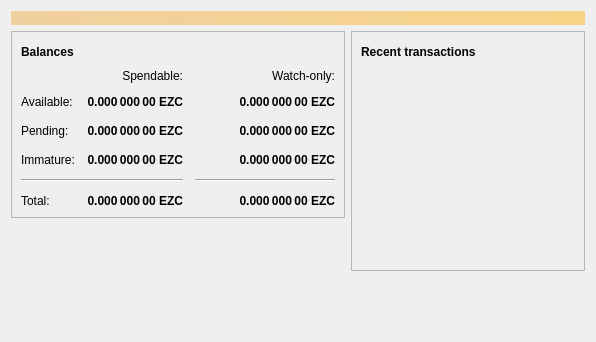
<?xml version="1.0" encoding="UTF-8"?>
<ui version="4.0">
 <class>OverviewPage</class>
 <widget class="QWidget" name="OverviewPage">
  <property name="geometry">
   <rect>
    <x>0</x>
    <y>0</y>
    <width>596</width>
    <height>342</height>
   </rect>
  </property>
  <property name="windowTitle">
   <string>Form</string>
  </property>
  <layout class="QVBoxLayout" name="topLayout">
   <item>
    <widget class="QLabel" name="labelAlerts">
     <property name="visible">
      <bool>false</bool>
     </property>
     <property name="styleSheet">
      <string notr="true">QLabel { background-color: qlineargradient(x1: 0, y1: 0, x2: 1, y2: 0, stop:0 #F0D0A0, stop:1 #F8D488); color:#000000; }</string>
     </property>
     <property name="wordWrap">
      <bool>true</bool>
     </property>
     <property name="margin">
      <number>3</number>
     </property>
     <property name="textInteractionFlags">
      <set>Qt::TextSelectableByMouse</set>
     </property>
    </widget>
   </item>
   <item>
    <layout class="QHBoxLayout" name="horizontalLayout" stretch="1,1">
     <item>
      <layout class="QVBoxLayout" name="verticalLayout_2">
       <item>
        <widget class="QFrame" name="frame">
         <property name="frameShape">
          <enum>QFrame::StyledPanel</enum>
         </property>
         <property name="frameShadow">
          <enum>QFrame::Raised</enum>
         </property>
         <layout class="QVBoxLayout" name="verticalLayout_4">
          <item>
           <layout class="QHBoxLayout" name="horizontalLayout_4">
            <item>
             <widget class="QLabel" name="label_5">
              <property name="font">
               <font>
                <weight>75</weight>
                <bold>true</bold>
               </font>
              </property>
              <property name="text">
               <string>Balances</string>
              </property>
             </widget>
            </item>
            <item>
             <widget class="QPushButton" name="labelWalletStatus">
              <property name="enabled">
               <bool>true</bool>
              </property>
              <property name="maximumSize">
               <size>
                <width>30</width>
                <height>16777215</height>
               </size>
              </property>
              <property name="toolTip">
               <string>The displayed information may be out of date. Your wallet automatically synchronizes with the EZCoin network after a connection is established, but this process has not completed yet.</string>
              </property>
              <property name="text">
               <string/>
              </property>
              <property name="icon">
               <iconset resource="../bitcoin.qrc">
                <normaloff>:/icons/warning</normaloff>
                <disabledoff>:/icons/warning</disabledoff>:/icons/warning</iconset>
              </property>
              <property name="iconSize">
               <size>
                <width>24</width>
                <height>24</height>
               </size>
              </property>
              <property name="flat">
               <bool>true</bool>
              </property>
             </widget>
            </item>
            <item>
             <spacer name="horizontalSpacer_3">
              <property name="orientation">
               <enum>Qt::Horizontal</enum>
              </property>
              <property name="sizeHint" stdset="0">
               <size>
                <width>40</width>
                <height>20</height>
               </size>
              </property>
             </spacer>
            </item>
           </layout>
          </item>
          <item>
           <layout class="QGridLayout" name="gridLayout">
            <property name="spacing">
             <number>12</number>
            </property>
            <item row="2" column="2">
             <widget class="QLabel" name="labelWatchPending">
              <property name="font">
               <font>
                <weight>75</weight>
                <bold>true</bold>
               </font>
              </property>
              <property name="cursor">
               <cursorShape>IBeamCursor</cursorShape>
              </property>
              <property name="toolTip">
               <string>Unconfirmed transactions to watch-only addresses</string>
              </property>
              <property name="text">
               <string notr="true">0.000 000 00 EZC</string>
              </property>
              <property name="alignment">
               <set>Qt::AlignRight|Qt::AlignTrailing|Qt::AlignVCenter</set>
              </property>
              <property name="textInteractionFlags">
               <set>Qt::LinksAccessibleByMouse|Qt::TextSelectableByKeyboard|Qt::TextSelectableByMouse</set>
              </property>
             </widget>
            </item>
            <item row="2" column="1">
             <widget class="QLabel" name="labelUnconfirmed">
              <property name="font">
               <font>
                <weight>75</weight>
                <bold>true</bold>
               </font>
              </property>
              <property name="cursor">
               <cursorShape>IBeamCursor</cursorShape>
              </property>
              <property name="toolTip">
               <string>Total of transactions that have yet to be confirmed, and do not yet count toward the spendable balance</string>
              </property>
              <property name="text">
               <string notr="true">0.000 000 00 EZC</string>
              </property>
              <property name="alignment">
               <set>Qt::AlignRight|Qt::AlignTrailing|Qt::AlignVCenter</set>
              </property>
              <property name="textInteractionFlags">
               <set>Qt::LinksAccessibleByMouse|Qt::TextSelectableByKeyboard|Qt::TextSelectableByMouse</set>
              </property>
             </widget>
            </item>
            <item row="3" column="2">
             <widget class="QLabel" name="labelWatchImmature">
              <property name="font">
               <font>
                <weight>75</weight>
                <bold>true</bold>
               </font>
              </property>
              <property name="cursor">
               <cursorShape>IBeamCursor</cursorShape>
              </property>
              <property name="toolTip">
               <string>Mined balance in watch-only addresses that has not yet matured</string>
              </property>
              <property name="text">
               <string notr="true">0.000 000 00 EZC</string>
              </property>
              <property name="alignment">
               <set>Qt::AlignRight|Qt::AlignTrailing|Qt::AlignVCenter</set>
              </property>
              <property name="textInteractionFlags">
               <set>Qt::LinksAccessibleByMouse|Qt::TextSelectableByKeyboard|Qt::TextSelectableByMouse</set>
              </property>
             </widget>
            </item>
            <item row="4" column="0" colspan="2">
             <widget class="Line" name="line">
              <property name="orientation">
               <enum>Qt::Horizontal</enum>
              </property>
             </widget>
            </item>
            <item row="4" column="2">
             <widget class="Line" name="lineWatchBalance">
              <property name="sizePolicy">
               <sizepolicy hsizetype="Preferred" vsizetype="Fixed">
                <horstretch>0</horstretch>
                <verstretch>0</verstretch>
               </sizepolicy>
              </property>
              <property name="minimumSize">
               <size>
                <width>140</width>
                <height>0</height>
               </size>
              </property>
              <property name="orientation">
               <enum>Qt::Horizontal</enum>
              </property>
             </widget>
            </item>
            <item row="5" column="0">
             <widget class="QLabel" name="labelTotalText">
              <property name="text">
               <string>Total:</string>
              </property>
             </widget>
            </item>
            <item row="3" column="1">
             <widget class="QLabel" name="labelImmature">
              <property name="font">
               <font>
                <weight>75</weight>
                <bold>true</bold>
               </font>
              </property>
              <property name="cursor">
               <cursorShape>IBeamCursor</cursorShape>
              </property>
              <property name="toolTip">
               <string>Mined balance that has not yet matured</string>
              </property>
              <property name="text">
               <string notr="true">0.000 000 00 EZC</string>
              </property>
              <property name="alignment">
               <set>Qt::AlignRight|Qt::AlignTrailing|Qt::AlignVCenter</set>
              </property>
              <property name="textInteractionFlags">
               <set>Qt::LinksAccessibleByMouse|Qt::TextSelectableByKeyboard|Qt::TextSelectableByMouse</set>
              </property>
             </widget>
            </item>
            <item row="2" column="3">
             <spacer name="horizontalSpacer_2">
              <property name="orientation">
               <enum>Qt::Horizontal</enum>
              </property>
              <property name="sizeHint" stdset="0">
               <size>
                <width>40</width>
                <height>20</height>
               </size>
              </property>
             </spacer>
            </item>
            <item row="3" column="0">
             <widget class="QLabel" name="labelImmatureText">
              <property name="text">
               <string>Immature:</string>
              </property>
             </widget>
            </item>
            <item row="5" column="1">
             <widget class="QLabel" name="labelTotal">
              <property name="font">
               <font>
                <weight>75</weight>
                <bold>true</bold>
               </font>
              </property>
              <property name="cursor">
               <cursorShape>IBeamCursor</cursorShape>
              </property>
              <property name="toolTip">
               <string>Your current total balance</string>
              </property>
              <property name="text">
               <string notr="true">0.000 000 00 EZC</string>
              </property>
              <property name="alignment">
               <set>Qt::AlignRight|Qt::AlignTrailing|Qt::AlignVCenter</set>
              </property>
              <property name="textInteractionFlags">
               <set>Qt::LinksAccessibleByMouse|Qt::TextSelectableByKeyboard|Qt::TextSelectableByMouse</set>
              </property>
             </widget>
            </item>
            <item row="5" column="2">
             <widget class="QLabel" name="labelWatchTotal">
              <property name="font">
               <font>
                <weight>75</weight>
                <bold>true</bold>
               </font>
              </property>
              <property name="cursor">
               <cursorShape>IBeamCursor</cursorShape>
              </property>
              <property name="toolTip">
               <string>Current total balance in watch-only addresses</string>
              </property>
              <property name="text">
               <string notr="true">0.000 000 00 EZC</string>
              </property>
              <property name="alignment">
               <set>Qt::AlignRight|Qt::AlignTrailing|Qt::AlignVCenter</set>
              </property>
              <property name="textInteractionFlags">
               <set>Qt::LinksAccessibleByMouse|Qt::TextSelectableByKeyboard|Qt::TextSelectableByMouse</set>
              </property>
             </widget>
            </item>
            <item row="0" column="2">
             <widget class="QLabel" name="labelWatchonly">
              <property name="text">
               <string>Watch-only:</string>
              </property>
              <property name="alignment">
               <set>Qt::AlignRight|Qt::AlignTrailing|Qt::AlignVCenter</set>
              </property>
             </widget>
            </item>
            <item row="1" column="0">
             <widget class="QLabel" name="labelBalanceText">
              <property name="text">
               <string>Available:</string>
              </property>
             </widget>
            </item>
            <item row="1" column="1">
             <widget class="QLabel" name="labelBalance">
              <property name="font">
               <font>
                <weight>75</weight>
                <bold>true</bold>
               </font>
              </property>
              <property name="cursor">
               <cursorShape>IBeamCursor</cursorShape>
              </property>
              <property name="toolTip">
               <string>Your current spendable balance</string>
              </property>
              <property name="text">
               <string notr="true">0.000 000 00 EZC</string>
              </property>
              <property name="alignment">
               <set>Qt::AlignRight|Qt::AlignTrailing|Qt::AlignVCenter</set>
              </property>
              <property name="textInteractionFlags">
               <set>Qt::LinksAccessibleByMouse|Qt::TextSelectableByKeyboard|Qt::TextSelectableByMouse</set>
              </property>
             </widget>
            </item>
            <item row="1" column="2">
             <widget class="QLabel" name="labelWatchAvailable">
              <property name="font">
               <font>
                <weight>75</weight>
                <bold>true</bold>
               </font>
              </property>
              <property name="cursor">
               <cursorShape>IBeamCursor</cursorShape>
              </property>
              <property name="toolTip">
               <string>Your current balance in watch-only addresses</string>
              </property>
              <property name="text">
               <string notr="true">0.000 000 00 EZC</string>
              </property>
              <property name="alignment">
               <set>Qt::AlignRight|Qt::AlignTrailing|Qt::AlignVCenter</set>
              </property>
              <property name="textInteractionFlags">
               <set>Qt::LinksAccessibleByMouse|Qt::TextSelectableByKeyboard|Qt::TextSelectableByMouse</set>
              </property>
             </widget>
            </item>
            <item row="2" column="0">
             <widget class="QLabel" name="labelPendingText">
              <property name="text">
               <string>Pending:</string>
              </property>
             </widget>
            </item>
            <item row="0" column="1">
             <widget class="QLabel" name="labelSpendable">
              <property name="text">
               <string>Spendable:</string>
              </property>
              <property name="alignment">
               <set>Qt::AlignRight|Qt::AlignTrailing|Qt::AlignVCenter</set>
              </property>
             </widget>
            </item>
           </layout>
          </item>
         </layout>
        </widget>
       </item>
       <item>
        <spacer name="verticalSpacer">
         <property name="orientation">
          <enum>Qt::Vertical</enum>
         </property>
         <property name="sizeHint" stdset="0">
          <size>
           <width>20</width>
           <height>40</height>
          </size>
         </property>
        </spacer>
       </item>
      </layout>
     </item>
     <item>
      <layout class="QVBoxLayout" name="verticalLayout_3">
       <item>
        <widget class="QFrame" name="frame_2">
         <property name="frameShape">
          <enum>QFrame::StyledPanel</enum>
         </property>
         <property name="frameShadow">
          <enum>QFrame::Raised</enum>
         </property>
         <layout class="QVBoxLayout" name="verticalLayout">
          <item>
           <layout class="QHBoxLayout" name="horizontalLayout_2">
            <item>
             <widget class="QLabel" name="label_4">
              <property name="font">
               <font>
                <weight>75</weight>
                <bold>true</bold>
               </font>
              </property>
              <property name="text">
               <string>Recent transactions</string>
              </property>
             </widget>
            </item>
            <item>
             <widget class="QPushButton" name="labelTransactionsStatus">
              <property name="enabled">
               <bool>true</bool>
              </property>
              <property name="maximumSize">
               <size>
                <width>30</width>
                <height>16777215</height>
               </size>
              </property>
              <property name="toolTip">
               <string>The displayed information may be out of date. Your wallet automatically synchronizes with the EZCoin network after a connection is established, but this process has not completed yet.</string>
              </property>
              <property name="text">
               <string/>
              </property>
              <property name="icon">
               <iconset resource="../bitcoin.qrc">
                <normaloff>:/icons/warning</normaloff>
                <disabledoff>:/icons/warning</disabledoff>:/icons/warning</iconset>
              </property>
              <property name="iconSize">
               <size>
                <width>24</width>
                <height>24</height>
               </size>
              </property>
              <property name="flat">
               <bool>true</bool>
              </property>
             </widget>
            </item>
            <item>
             <spacer name="horizontalSpacer">
              <property name="orientation">
               <enum>Qt::Horizontal</enum>
              </property>
              <property name="sizeHint" stdset="0">
               <size>
                <width>40</width>
                <height>20</height>
               </size>
              </property>
             </spacer>
            </item>
           </layout>
          </item>
          <item>
           <widget class="QListView" name="listTransactions">
            <property name="styleSheet">
             <string notr="true">QListView { background: transparent; }</string>
            </property>
            <property name="frameShape">
             <enum>QFrame::NoFrame</enum>
            </property>
            <property name="verticalScrollBarPolicy">
             <enum>Qt::ScrollBarAlwaysOff</enum>
            </property>
            <property name="horizontalScrollBarPolicy">
             <enum>Qt::ScrollBarAlwaysOff</enum>
            </property>
            <property name="selectionMode">
             <enum>QAbstractItemView::NoSelection</enum>
            </property>
           </widget>
          </item>
         </layout>
        </widget>
       </item>
       <item>
        <spacer name="verticalSpacer_2">
         <property name="orientation">
          <enum>Qt::Vertical</enum>
         </property>
         <property name="sizeHint" stdset="0">
          <size>
           <width>20</width>
           <height>40</height>
          </size>
         </property>
        </spacer>
       </item>
      </layout>
     </item>
    </layout>
   </item>
  </layout>
 </widget>
 <resources/>
 <connections/>
</ui>
